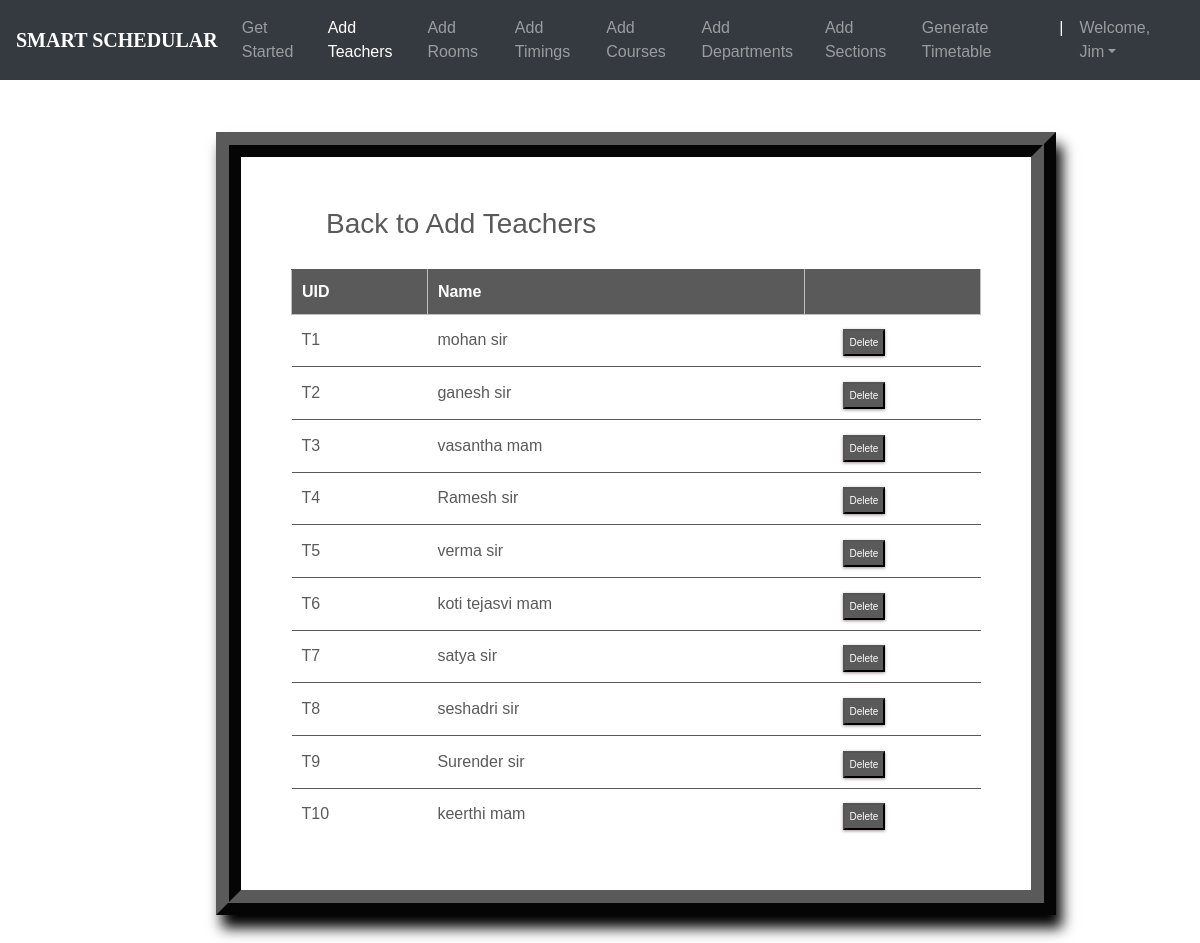
/teachers_list/ (signed in), run on the app's committed database.
### ttgen/models.py (models this page shows, shortened)
class Instructor(models.Model):
    uid = models.CharField(max_length=6)
    name = models.CharField(max_length=25)

### ttgen/views.py (the view)
# urls.py: path('teachers_list/', views.inst_list_view , name='editinstructor'),
@login_required
def inst_list_view(request):
    context = {
        'instructors': Instructor.objects.all()
    }
    return render(request, 'inslist.html', context)

### templates/inslist.html (shortened to what this page needs)
<!DOCTYPE html>
<html lang="en">
<head>
	<link rel="stylesheet" href="https://maxcdn.bootstrapcdn.com/bootstrap/4.0.0/css/bootstrap.min.css">
    <link rel="stylesheet" type="text/css" href="static/css/index.css">
</head>
<body>
        <header>
			<nav class="navbar navbar-expand-md navbar-dark fixed-top bg-dark">
                <a class="navbar-brand" href="#"><b>SMART SCHEDULAR</b></a>
                <div class="collapse navbar-collapse" id="navbarCollapse">
                    <ul class="navbar-nav ml-auto">
                    <li class="nav-item">
                        <a class="nav-link" href="{% url 'admindash' %}">Get Started</a>
                    </li>
                    <li class="nav-item active">
                        <a class="nav-link" href="{% url 'addInstructors' %}">Add Teachers</a>
                    </li>
                    <li class="nav-item">
                        <a class="nav-link" href="{% url 'addRooms' %}">Add Rooms</a>
                    </li>
                    <li class="nav-item">
		                <a class="nav-link" href="{% url 'addTimings' %}">Add Timings</a>
		            </li>
                    <li class="nav-item">
                        <a class="nav-link" href="{% url 'addCourses' %}">Add Courses</a>
                    </li>
                    <li class="nav-item">
			            <a class="nav-link" href="{% url 'addDepts' %}">Add Departments</a>
		            </li>
                    <li class="nav-item">
			            <a class="nav-link" href="{% url 'addSections' %}">Add Sections</a>
		            </li>
                    <li class="nav-item">
			            <a class="nav-link" href="{% url 'generate' %}">Generate Timetable</a>
		            </li>
                    <li class="nav-item active">
			            <a class="nav-link">|</a>
		            </li>
                    <li class="nav-item dropdown">
		                <a class="nav-link dropdown-toggle" href="#" id="dropdown03" data-toggle="dropdown" aria-haspopup="true" aria-expanded="false">Welcome, {{ user.first_name }}</a>
		            </li>
                    </ul>
                </div>
            </nav>
        </header><br><br>
        {% block content %}
        {% load static %}
<fieldset class="fieldset">
    <a href="{% url 'addInstructors'%}"><h1 class="tablink" onclick="openPage('new')" id="defaultOpen">Back to Add Teachers</h1></a>
    <div class="tabcontent" id="edit">
        <table class="table1">
            <thead>
            <tr class="table-headers">
            <th>UID</th>
            <th>Name</th>
            <th  class="empty"></th>
            </tr>
            </thead>
            <tbody>
            {% for inst in instructors %}
            <tr>
             <td>{{inst.uid}}</td>
             <td>{{inst.name}}</td>
             <td class="empty">
                <form action="{% url 'deleteinstructor' inst.id %}" method="post">
                        <input type="submit" value="Delete" class="cross">
                </form>
             </td>
             </tr>
            {% endfor %}
            </tbody>
        </table>
    </div>
</fieldset>
{% endblock %}

### static/css/index.css (style rules this page uses)
body { padding-top: 3rem; padding-bottom: 3rem; color: #5a5a5a; font-family: 'Poppins', sans-serif; overflow-x: hidden; }
nav { font-family: sans-serif; }
.navbar-brand { font-size: 20px; font-family: Georgia, 'Times New Roman', Times, serif; }

### templates/inslist.html (style rules this page uses)
nav { font-family: sans-serif; }
.navbar-brand { font-size: 20px; font-family: Georgia, 'Times New Roman', Times, serif; }
* { margin: 0; padding: 0; box-sizing: border-box; }
html { scroll-behavior: smooth; }
a { text-decoration:none; }
form { margin-top: 3%; margin-left: 18%; margin-right: 12%; }
fieldset h1 { color: #5a5a5a; padding-bottom: 20px; margin-left: 35px; display: inline-block; cursor: pointer; font-size: 28px; }
fieldset input { padding:8px; color: #938c8c }
.table2 td, th { border: 1px solid rgb(190,190,190); padding: 10px 20px; }
.table1 { width: 100%; border-collapse: collapse; text-align: left; overflow: hidden; }
.table1 td, th { border-top: 1px solid #5a5a5a; padding: 10px; }
.table1 th { background-color: #5a5a5a; color: #fff; }
.cross { font-size:10px; box-shadow: 0px 1px 3px 0px #9e9292; padding: 4px 5px; color: #fff; background-color: #5a5a5a; cursor: pointer; }
.fieldset { margin-top: 3%; margin-left: 18%; margin-right: 12%; padding: 50px; border-width: 25px; border-style: ridge; border-color: #5a5a5a; box-shadow: 6px 13px 13px 0px black; background-color: #fff; }

### data on the page
Instructor: uid "T1", name "mohan sir"
Instructor: uid "T2", name "ganesh sir"
Instructor: uid "T3", name "vasantha mam"
Instructor: uid "T4", name "Ramesh sir"
Instructor: uid "T5", name "verma sir"
Instructor: uid "T6", name "koti tejasvi mam"
Instructor: uid "T7", name "satya sir"
Instructor: uid "T8", name "seshadri sir"
Instructor: uid "T9", name "Surender sir"
Instructor: uid "T10", name "keerthi mam"

### other printed values
{{ user.first_name }} "Jim"
